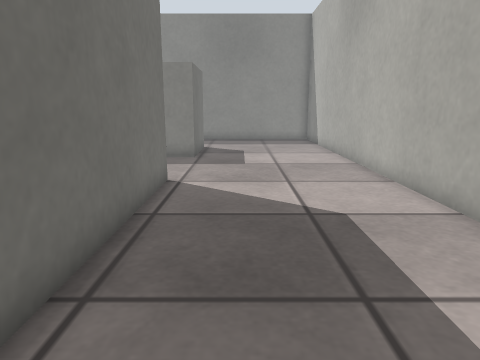
view 1 (above)

16 first-person views from a walk through a world built for the Gazebo simulator. The camera is 0.54 m above the floor, tilts 12° down and sees 70° across. The floor is counted in squares, 0.25 m on a side. Each view is taken from the middle of a square. On the plan, view 1 faces up. The plan holds only what a view shows up to about 19 squares ahead; the rest is blank. Surface patterns are stand-ins for the level's own textures.

view 2
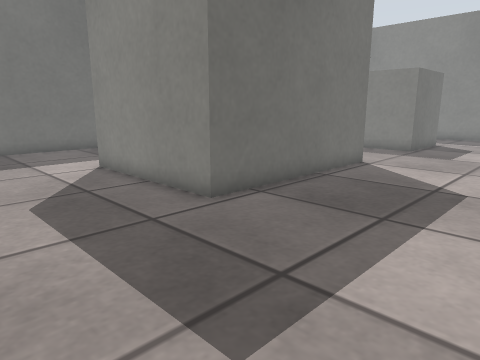

view 3
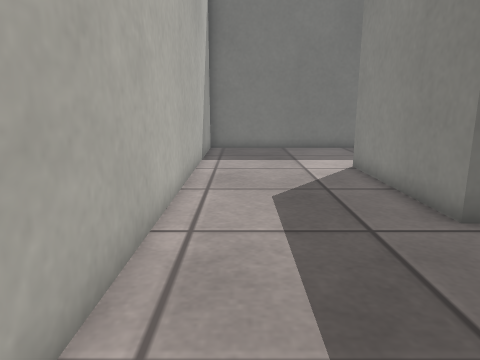

view 4
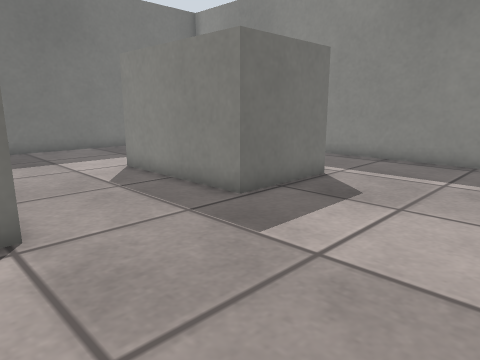

view 5
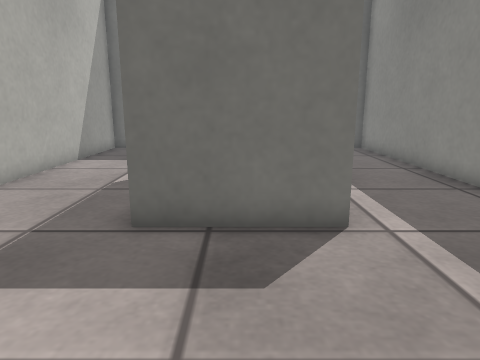

view 6
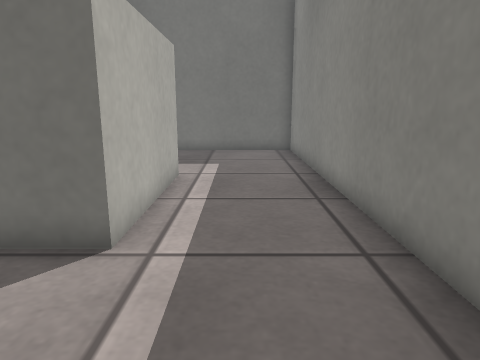

view 7
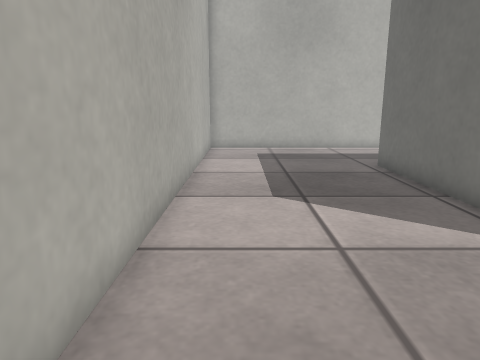

view 8
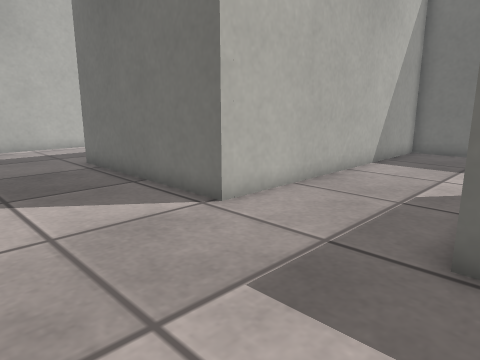

view 9
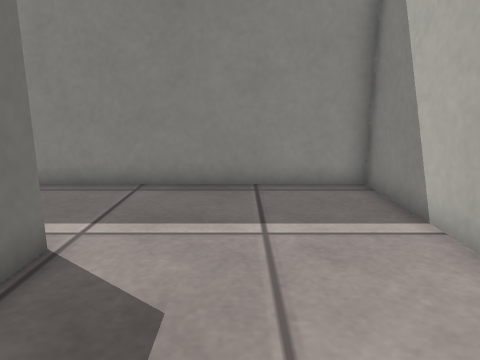

view 10
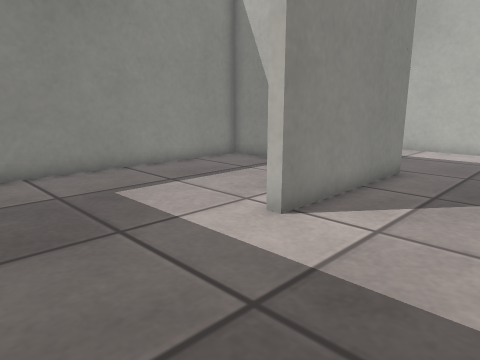

view 11
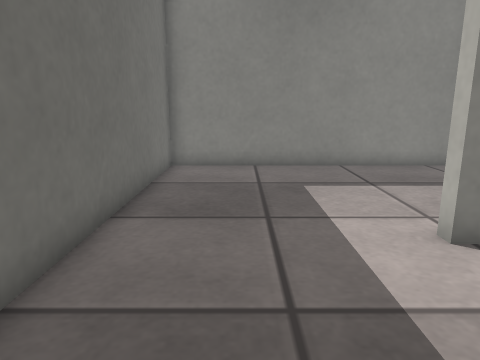

view 12
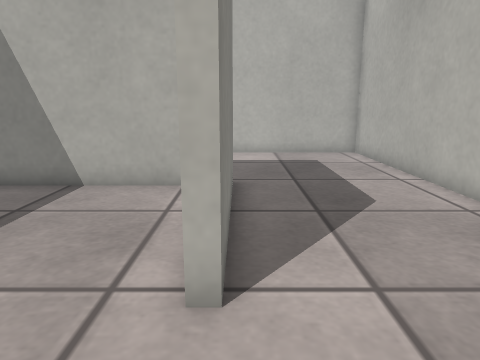

view 13
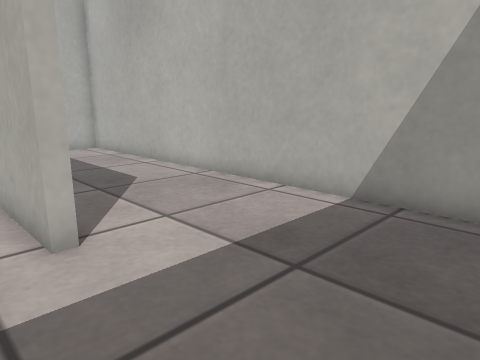

view 14
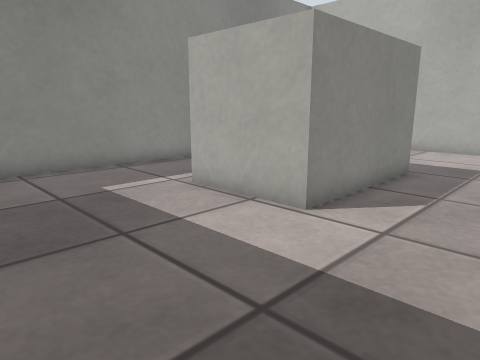

view 15
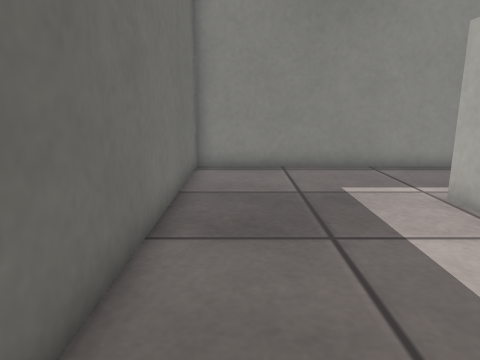

view 16
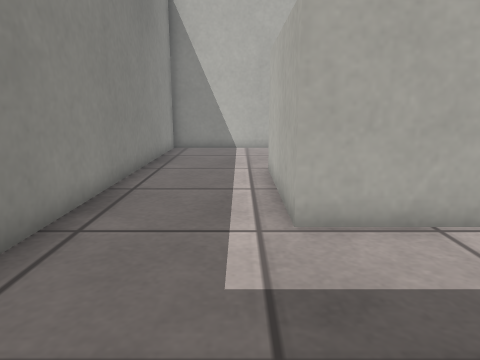

### Floor plan
Points are (right, up) in squares from view 1. A wall is a line through its corners. A room is listed if a view was taken in it or the views show most of it. See-through windows are left out.
Room 1 (views 1, 2, 3, 4, 5, 6, 7, 8, 9, 10, 11, 12, 13, 14, 15, 16)
walls: (-2.6, 3.6) (-2.6, 9.8) (-14.6, 9.8) (-14.6, -3.6) (4.6, -3.6) (4.6, 23.6) (-14.6, 23.6) (-14.6, 10.2) (-2.2, 10.2) (-2.2, 2.2) (-8.6, 2.2) (-8.6, 2.6) (-5.5, 2.6); (-8, 15) (-8, 19) (-2, 19) (-2, 15) (-8, 15)

Where each view was taken, in squares from view 1:
view 1: 0 up, 0 right, facing up
view 2: 3 down, 4 right, facing up-left
view 3: 2 down, 4 right, facing left
view 4: 9 up, 4 right, facing up-left
view 5: 17 up, 4 right, facing left
view 6: 21 up, 3 right, facing left
view 7: 15 up, 3 right, facing down
view 8: 16 up, 3 right, facing down-left
view 9: 14 up, 1 right, facing up
view 10: 2 down, 14 left, facing up-right
view 11: 3 down, 12 left, facing up
view 12: 2 up, 12 left, facing right
view 13: 4 up, 14 left, facing down-right
view 14: 11 up, 14 left, facing up-right
view 15: 11 up, 13 left, facing up
view 16: 20 up, 14 left, facing right
